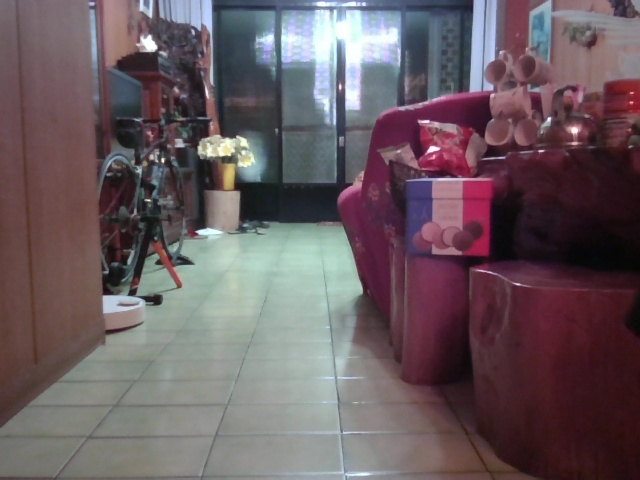
#> input picture human_detection/background.jpg, 640 x 480 px, found by its file name
$ python ROI_Select.py
#> lines starting #> are read from the running program, lines starting #| are printed output that depends on the picture; after the words box and inside, x2 and y2 are one past the last pixel; in counts of white or black regions, pixels touching at a corner belong together
import cv2
import imutils
import numpy as np
import joblib

pts = []  # 用於存放點
save_norm = []

# 統一的：mouse callback function


# [50 lines left out: function draw_roi, not called in this run]


ROI = np.array([[0.257, 0.228], [0.060, 0.471], [0.112, 0.726], [0.187, 0.853], [
    0.407, 0.865], [0.457, 0.693], [0.443, 0.427]], np.float32)

# 創建圖像與窗口並將窗口與回調函數綁定
img = cv2.imread("./background.jpg")
#> img is the input picture: shape (480, 640, 3); mean B, G, R 95.7, 90.7, 104.7
# img = imutils.resize(img, width=500)
# Use for draw ROI polylines
width = img.shape[1]
#> width = 640
height = img.shape[0]
#> height = 480
img_size = np.array([[width, 0], [0, height]])
#> img_size = [[640, 0], [0, 480]]
ROI_points = ROI.dot(img_size)
ROI_points = ROI_points.reshape((-1, 1, 2))

# Draw ROI area
cv2.polylines(img, pts=np.int32([ROI_points]), isClosed=True,
              color=(0, 0, 255), thickness=3)
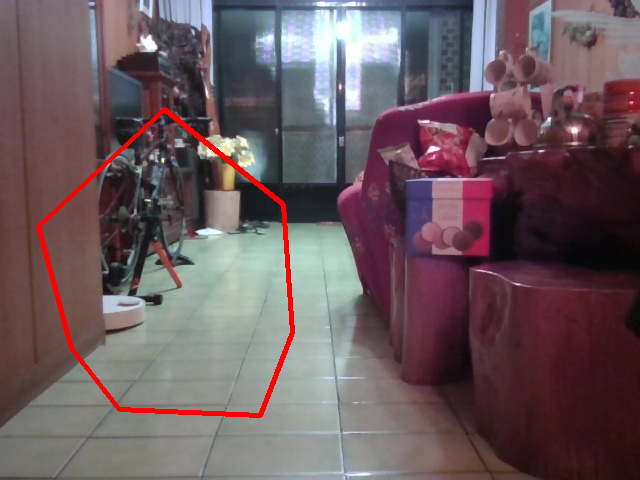
#> img: shape (480, 640, 3); 1.41% of pixels changed, all inside (x1, y1, x2, y2) = (36, 107, 295, 418)
cv2.namedWindow('image')
cv2.setMouseCallback('image', draw_roi)
print("[INFO] 單擊左鍵：選擇點，單擊右鍵：刪除上一次選擇的點，單擊中鍵：確定ROI區域")
print("[INFO] 按‘S’確定選擇區域並保存")
print("[INFO] 按 ESC 退出")

while True:
    key = cv2.waitKey(1) & 0xFF
#> (key Esc is pressed here)
    if key == 27:
        break
    if key == ord("s"):
        saved_data = {
            "ROI": pts
        }

        # open file in write mode
        with open(r'./ROI_ponits.txt', 'w') as fp:

            fp.write("\n".join(str(item) for item in pts))

        # joblib.dump(value=saved_data, filename="config.txt")
        print("[INFO] ROI座標已保存到本地.")
        break
cv2.destroyAllWindows()
